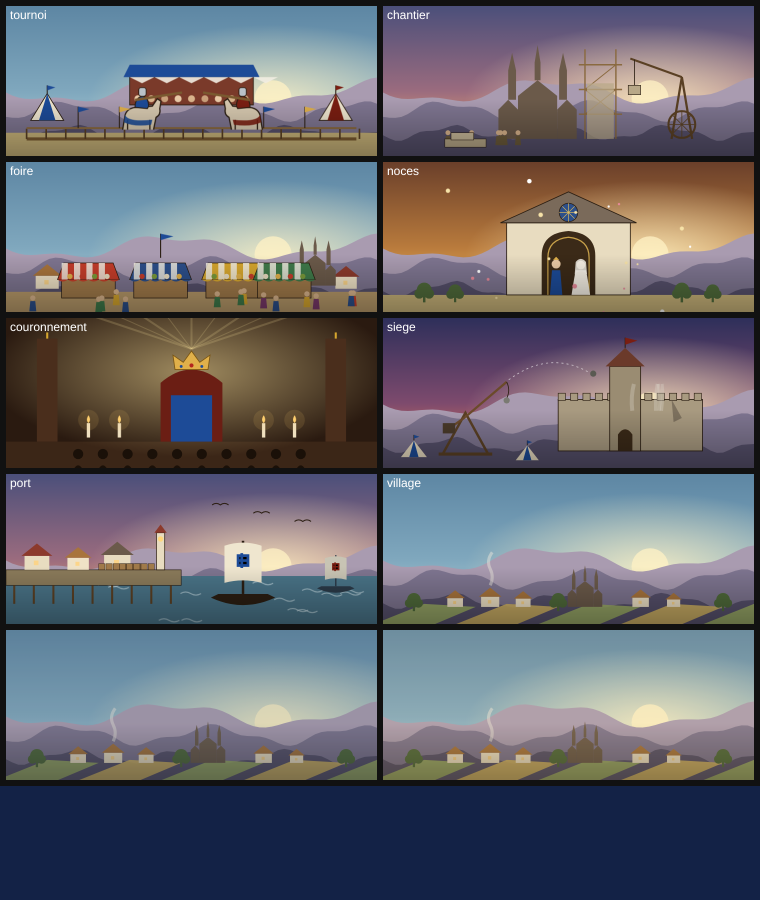
#> input picture couronnes-et-lignees/references/planche_scenes.png, 1520 x 1800 px (shown at 1/2 size)
$ python -i compare.py   (imports and definitions only)
#> lines starting #> are read from the running program, lines starting #| are printed output that depends on the picture
# Comparaison d'images : référence vs nouvelle version. Signale les changements visuels involontaires.
# usage : python3 compare.py dossier_ref dossier_nouveau planche.png [seuil_pct] [--json resultat.json] [--strict]
#   images .png/.jpg/.webp appariées par nom (référence JPEG réduite ↔ capture PNG : permis)
#   --json f : écrit aussi le résultat (scènes, % changé, luminosité, détail fin, alerte, images manquantes) pour l'automatisation
#   --strict : code de sortie 1 s'il y a une alerte, une image manquante ou aucune image comparée (sinon toujours 0, comme avant)
import sys,os,json,numpy as np
from PIL import Image,ImageFilter,ImageDraw,ImageFont
_a=sys.argv[1:];JSON=None;STRICT='--strict' in _a;_a=[x for x in _a if x!='--strict']
# [6 lines not run here, left out]
# [1 line that did not run here, left out]
W,H=195,390
def prep(p):
    im=Image.open(p).convert('RGB').resize((W,H),Image.LANCZOS)
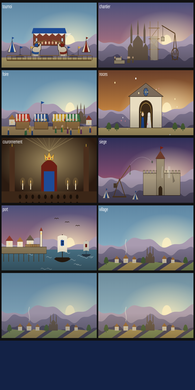
#> im: PIL image 195x390 RGB; mean R, G, B 102.7, 102.9, 110.4
    # on ignore le haut et le bas (interface, textes animés)
    a=np.asarray(im.filter(ImageFilter.GaussianBlur(1.5)),dtype=np.float32);return im,a
#> after `a = np.asarray(im.filter(ImageFilter.GaussianBlur(1.5)), dtype=np.floa`:
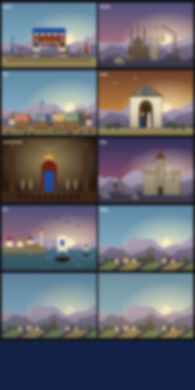
#> a: shape (390, 195, 3) float32; mean R, G, B 102.7, 102.9, 110.4
def fin(pa,pb):
    # détail fin : à la taille réelle (≤ 720 px de large, proportions gardées), tolérance ±1 px.
    # Voit ce que la vue réduite ignore (taille d'un texte, petits pictogrammes). Informatif : ne déclenche pas d'alerte.
    A=Image.open(pa).convert('L');B=Image.open(pb).convert('L')
    w=min(720,A.width);h=round(A.height*w/A.width);A=A.resize((w,h),Image.LANCZOS);B=B.resize((w,h),Image.LANCZOS)
    a=np.asarray(A,dtype=np.float32);b=np.asarray(B,dtype=np.float32);d=np.full(a.shape,1e9,np.float32)
    for dy in (-1,0,1):
        for dx in (-1,0,1):d=np.minimum(d,np.abs(np.roll(np.roll(a,dy,0),dx,1)-b))
    return 100*(d[int(h*.08):int(h*.86)]>40).mean()
try:f=ImageFont.truetype('/usr/share/fonts/truetype/dejavu/DejaVuSans.ttf',11)
except:f=None
rows=[];tiles=[];manquantes=[]
# Images .png, .jpg/.jpeg ou .webp, appariées par NOM sans l'extension : une référence légère en JPEG (captures.py --format jpg
# --echelle 0.5) se compare à une capture PNG pleine taille (tout est ramené à 195×390, puis ≤ 720 px pour le détail fin).
EXT=('.png','.jpg','.jpeg','.webp')
# Les planches (planche.png, planche_scenes.png…) ne sont pas des vues : ignorées (avant, comptées « manquantes » → --strict en échec).
def images(d):
    r={}
    for x in sorted(os.listdir(d),key=lambda x:(os.path.splitext(x)[0],os.path.splitext(x)[1].lower()!='.png')):  # .png d'abord
        b,e=os.path.splitext(x)
        if e.lower() not in EXT or b=='planche' or b.startswith('planche_'):continue
        if b in r:print(f'compare.py : {x} ignoré, {r[b]} porte le même nom (dossier {d})',file=sys.stderr);continue
        r[b]=x
    return r
# [1 line that did not run here, left out]
# [16 lines not run here, left out]
C=Image.new('RGB',(W*3+10,(H+22)*len(tiles)+30),(16,14,12));dr=ImageDraw.Draw(C)
# [10 lines not run here, left out]
nal=sum(r[3] for r in rows)
# [4 lines not run here, left out]

>>> result = prep('../couronnes-et-lignees/references/planche_scenes.png')
